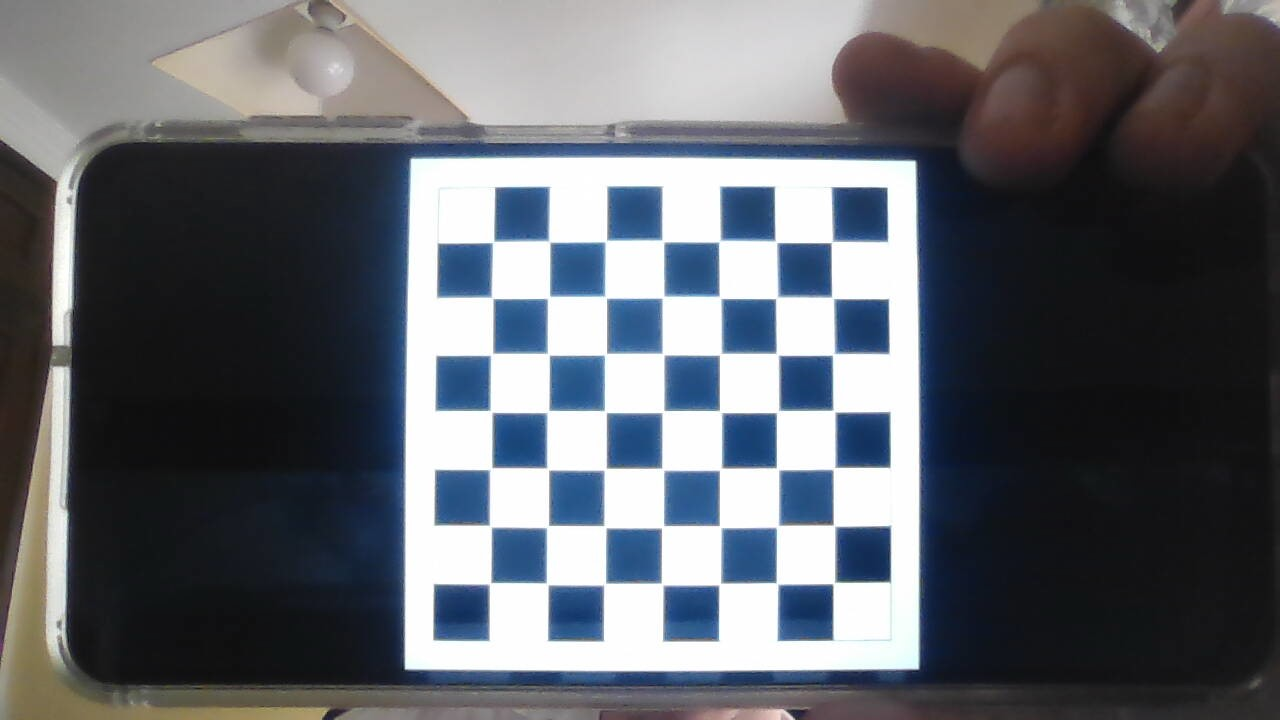
#> input picture project/imgs/calibration_3/WIN_20220608_17_03_26_Pro.jpg, 1280 x 720 px
$ python image_augmentation.py
#> lines starting #> are read from the running program, lines starting #| are printed output that depends on the picture; after the words box and inside, x2 and y2 are one past the last pixel; in counts of white or black regions, pixels touching at a corner belong together
### project/camera_calibration.py
import cv2
import numpy as np
import glob


def calibrate_camera(w,h,criteria,imgs_path,show_imgs=False):

    # Vector que vai guardar pontos 3D em espaço mundo real para cada imagem de xadrez
#> called with w = 7, h = 7, criteria = (3, 30, 0.001), imgs_path = './imgs/calibration_3/*.jpg', show_imgs = False
    objpoints = []
    # Vector que vai guardar pontos 2D em espaço imagem para cada imagem de xadrez
    imgpoints = []

    #definir coordenadas do mundo para pontos 3D
    objp = np.zeros((w*h,3), np.float32)
    objp[:,:2] = np.mgrid[0:h, 0:w].T.reshape(-1, 2)

    images = glob.glob(imgs_path)
    for img_name in images:
        img = cv2.imread(img_name)
#> img is the input picture: shape (720, 1280, 3); mean B, G, R 108.5, 102.1, 98.6
        #converter para grayscale
        gray_img = cv2.cvtColor(img,cv2.COLOR_BGR2GRAY)
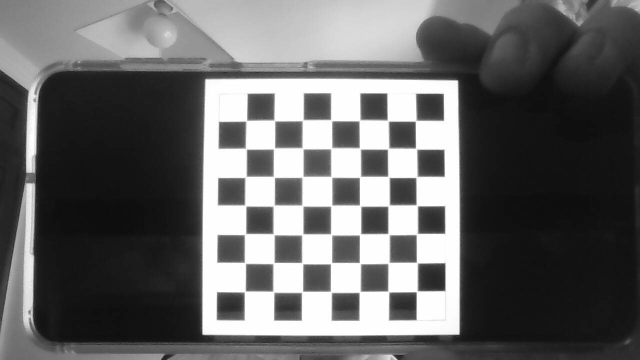
#> gray_img: shape (720, 1280) (shown at 1/2 size); min 13, max 255, mean 101.7
        #Encontrar cantos do xadrez
        ret, corners = cv2.findChessboardCorners(gray_img, (w,h), cv2.CALIB_CB_ADAPTIVE_THRESH + cv2.CALIB_CB_FAST_CHECK + cv2.CALIB_CB_NORMALIZE_IMAGE)
#> ret = True; corners = 49 rows, first 8: [492.1, 242.9], [550.3, 242.6], [604.4, 242.2], [661.6, 239.4], [718.5, 239.5], [777.4, 242.8], [830.9, 242.9], [491.3, 297.1]
        #ret é igual a true se o numero de cantos encontrados for o desejado
        #apos detecao dos cantos, fazer a melhoria dos cantos
        if ret==True:
            objpoints.append(objp)
            #Redefinir os cantos do xadrez
            corners_refined = cv2.cornerSubPix(gray_img, corners, (11,11),(-1,-1), criteria)
#> corners_refined = 49 rows, first 8: [493.1, 241.9], [549.2, 241.5], [605.9, 241], [662.8, 241], [719.5, 241.3], [775.9, 241.8], [831.7, 242.1], [492.2, 297.8]
            #adicionar corners
            imgpoints.append(corners_refined)
            #desenhar os cantos no xadrez
            img = cv2.drawChessboardCorners(img, (w,h), corners_refined, ret)
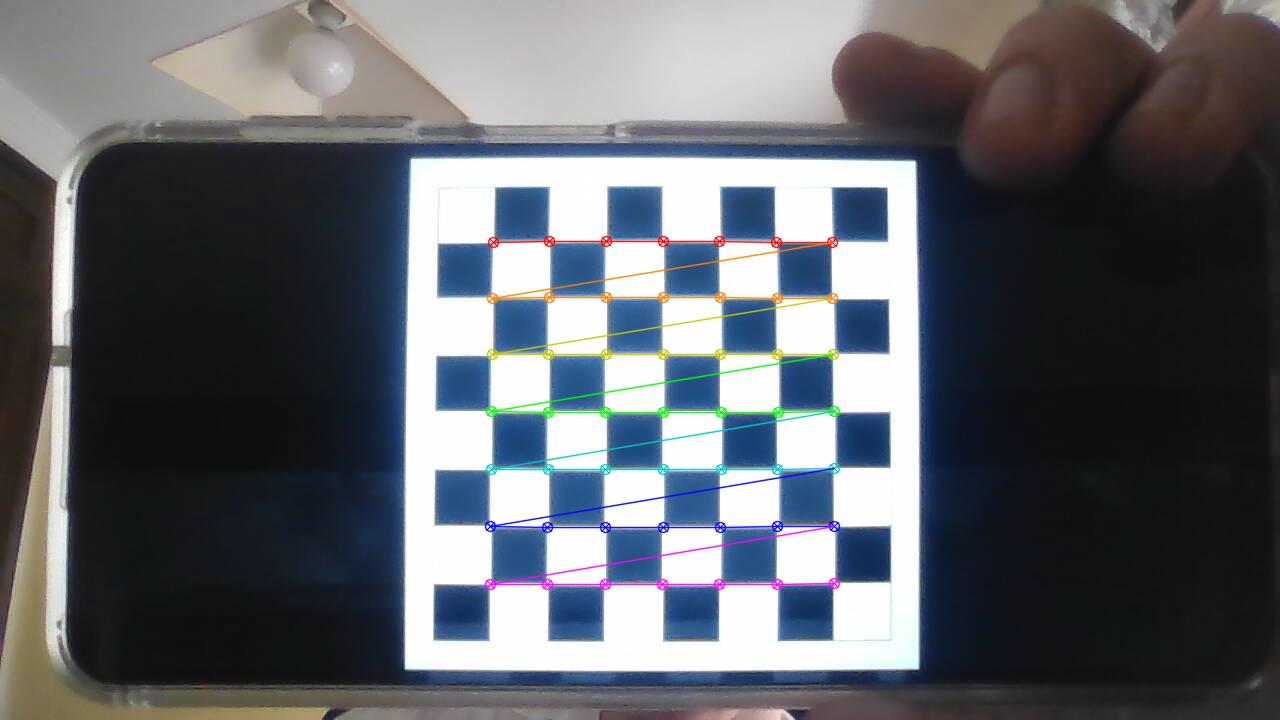
#> img: shape (720, 1280, 3); 1.88% of pixels changed, all inside (x1, y1, x2, y2) = (484, 235, 841, 591)
#> pass 2 of the loop in calibrate_camera, `for img_name in images:`:
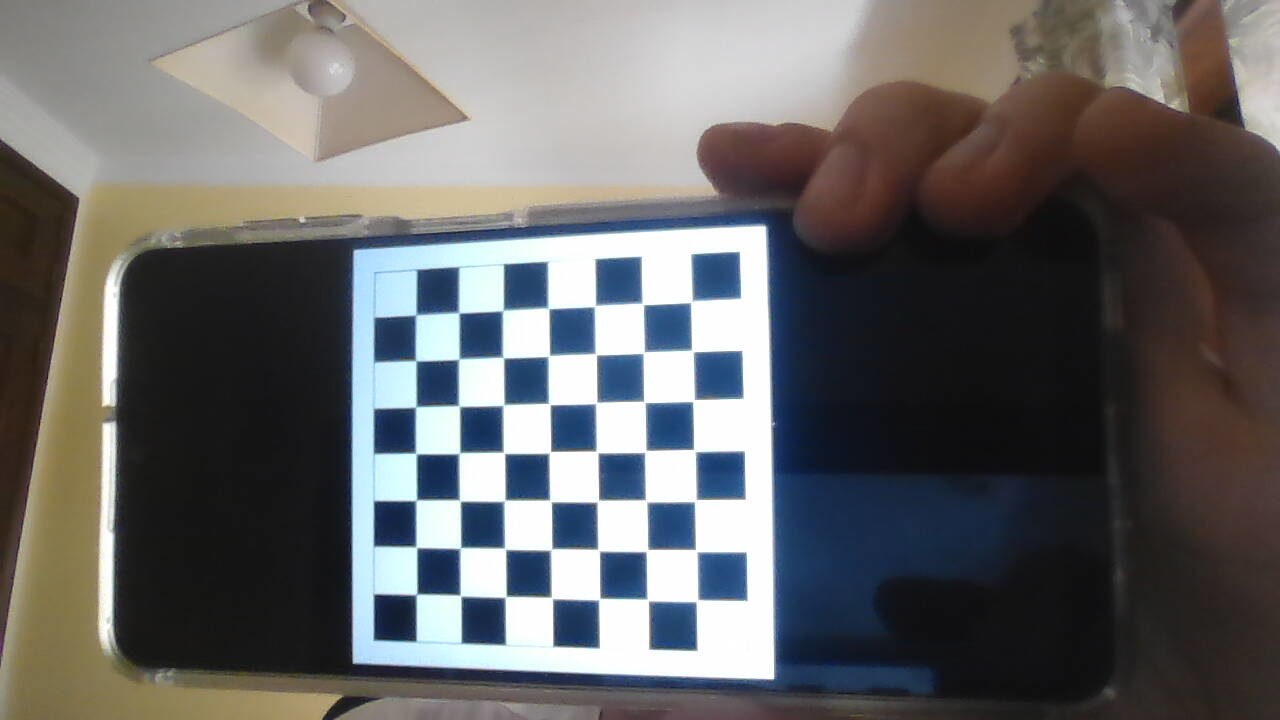
#> input picture project/imgs/calibration_3/WIN_20220608_17_03_28_Pro.jpg, 1280 x 720 px
#> in calibrate_camera, img is the input picture: shape (720, 1280, 3); mean B, G, R 102.9, 102.5, 102.8
#> in calibrate_camera, `gray_img = cv2.cvtColor(img,cv2.COLOR_BGR2GRAY)`:
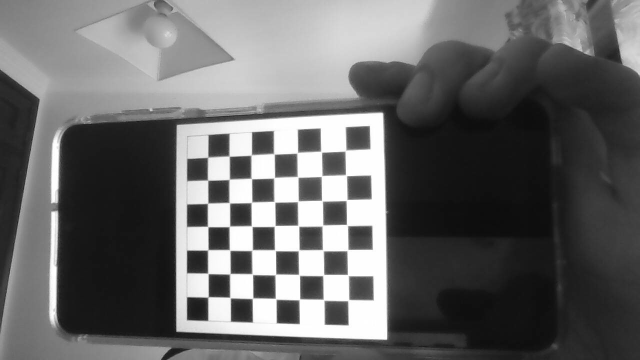
#> gray_img: shape (720, 1280) (shown at 1/2 size); min 4, max 255, mean 102.6
#> in calibrate_camera, `ret, corners = cv2.findChessboardCorners(gray_img, (w,h), cv2.CALIB_CB..`: corners = 49 rows, first 8: [690.2, 302.9], [691.2, 349.3], [694.7, 399.3], [695.8, 452], [694, 502], [697.4, 551.9], [698.4, 599.2], [641.5, 303.1]
#> corners_refined = 49 rows, first 8: [691.3, 301.7], [692.4, 351], [693.4, 400.6], [694.5, 450.6], [695.3, 500.7], [696.2, 550.6], [696.9, 600.6], [642.8, 304]
#> in calibrate_camera, `img = cv2.drawChessboardCorners(img, (w,h), corners_refined, ret)`:
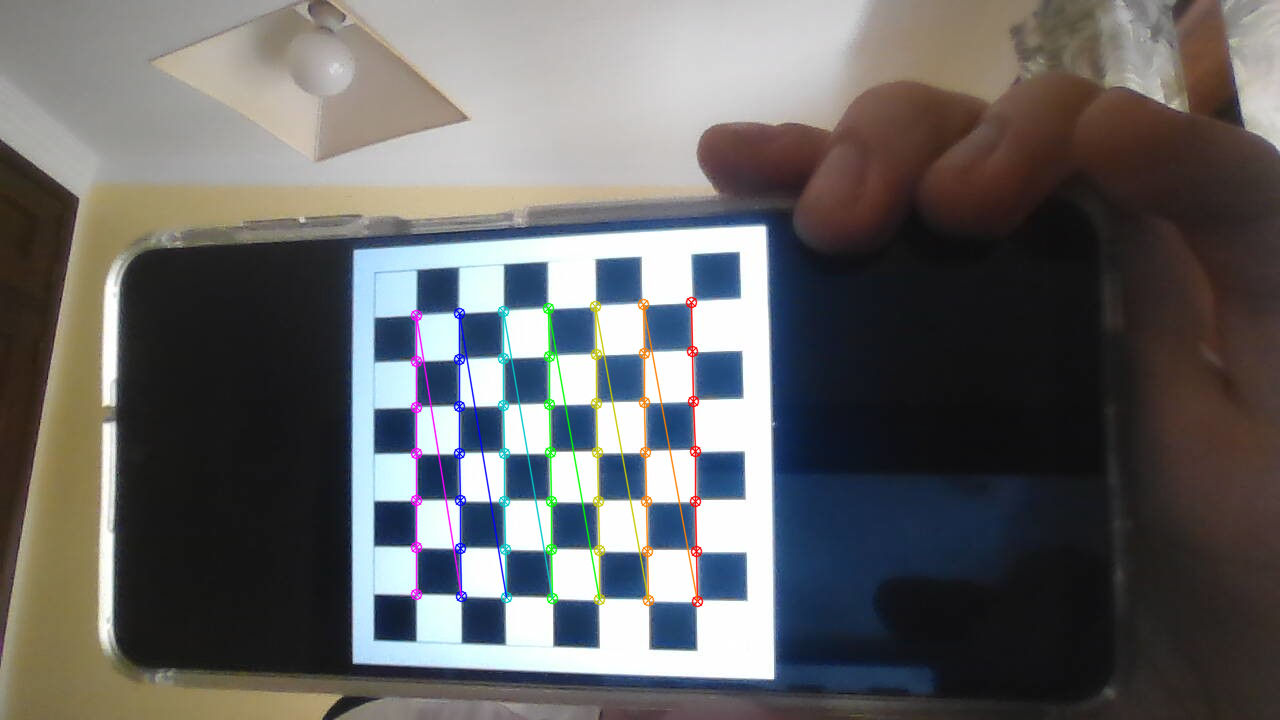
#> img: shape (720, 1280, 3); 1.65% of pixels changed, all inside (x1, y1, x2, y2) = (410, 296, 704, 608)
            # [5 lines of commented-out code are left out]


    return objpoints,imgpoints,gray_img


def do_undistortion(img, mtx,dist):
    #read image
    #img = cv2.imread(img_path)
    h,  w = img.shape[:2]
    # refine the camera matrix based on a free scaling parameter
    newcameramtx, roi = cv2.getOptimalNewCameraMatrix(mtx, dist, (w,h), 1, (w,h))

    # undistort
    undistort_img = cv2.undistort(img, mtx, dist, None, newcameramtx)
    # crop the image
    x, y, w, h = roi
    #undistort_img = undistort_img[y:y+h, x:x+w]
    #cv2.imwrite('calibresult.png', undistort_img)
    return undistort_img


# [8 lines left out: function get_re_projection_error, not called in this run]


'''
#termination criteria
criteria = (cv2.TERM_CRITERIA_EPS + cv2.TERM_CRITERIA_MAX_ITER, 30, 0.001)

objpoints,imgpoints,gray_img = calibrate_camera(7,7,criteria,'./imgs/calibration_3/*.jpg',show_imgs=True)
#realizar camera calibration passando os valores do objpoints (pontos 3D)
#e as coordenadas de pixeis correspondentes dos cantos detetatos
ret, mtx, dist, rvecs, tvecs = cv2.calibrateCamera(objpoints, imgpoints, gray_img.shape[::-1], None, None)

#img_2_path = './imgs/WIN_20220530_14_19_27_Pro.jpg'
#img_undist = do_undistortion(img_2_path, mtx,dist)

get_re_projection_error(objpoints,imgpoints,rvecs,tvecs,mtx,dist)

'''

### project/detection_pose_camera.py
import cv2
import numpy as np
from camera_calibration import calibrate_camera,do_undistortion

#funcao cria um marcador aruco com parametros especificos
# [8 lines left out: function create_marker, not called in this run]


#funcao para detetar marcadores em imagens
def detect_markers(dic_type, img, draw_box=False):
    #trasnformar imagem para grayscale
    #img = cv2.imread(img_path)
    gray = cv2.cvtColor(img, cv2.COLOR_BGR2GRAY)
    #obter o dicionario aruco
    dic = cv2.aruco.Dictionary_get(dic_type)
    #inicializar  os parametros do detetor
    params = cv2.aruco.DetectorParameters_create()
    #detetar os marcadores na imagem
    corners, ids, rejected = cv2.aruco.detectMarkers(gray, dic, parameters = params)
    print(ids)
    #desenhar bounding box no marcador
    if draw_box:
        img = cv2.aruco.drawDetectedMarkers(img, corners,ids)

        #cv2.imwrite('cona.png', img)

    return corners,ids,img


'''

dic_type = cv2.aruco.DICT_4X4_50
create_marker(dic_type,10,200,1, "marker_6.png")

marker_size=4
total_markers=50
img ="teste.png"

criteria = (cv2.TERM_CRITERIA_EPS + cv2.TERM_CRITERIA_MAX_ITER, 30, 0.001)

objpoints,imgpoints,gray_img = calibrate_camera(7,7,criteria,'./imgs/calibration_3/*.jpg')
ret, mtx, dist, rvecs, tvecs = cv2.calibrateCamera(objpoints, imgpoints, gray_img.shape[::-1], None, None)


cap = cv2.VideoCapture(0)
while True:
    success, img = cap.read()
    img = do_undistortion(img, mtx,dist)
    c,d =  detect_markers(dic_type,img,draw_box=True)
    cv2.imshow('img',img)
    k = cv2.waitKey(30) & 0xff
    if k == 27:
        break
cap.release()
cv2.destroyAllWindows()

'''

### project/image_augmentation.py
import cv2
from matplotlib.pyplot import draw
import numpy as np
from camera_calibration import calibrate_camera,do_undistortion
from detection_pose_camera import detect_markers

# [126 lines left out: functions warp_image, render_image, render_cubes, render_piramids, not called in this run]


#definir tipo de dicionario do marcador
dic_type = cv2.aruco.DICT_4X4_50

#termination criteria
criteria = (cv2.TERM_CRITERIA_EPS + cv2.TERM_CRITERIA_MAX_ITER, 30, 0.001)

objpoints,imgpoints,gray_img = calibrate_camera(7,7,criteria,'./imgs/calibration_3/*.jpg')
#> objpoints = 3 items; imgpoints = 3 items
ret, mtx, dist, rvecs, tvecs = cv2.calibrateCamera(objpoints, imgpoints, gray_img.shape[::-1], None, None)
#> ret = 0.189; mtx = [[909.1, 0, 628.4], [0, 907.1, 360], [0, 0, 1]]; dist = [[-0.301, 1.69, 0.00248, -0.0063, -4.99]]; rvecs = ([-0.0546, 0.0212, 0.000995], [0.103, 0.22, 1.54], [-0.0343, 0.241, 3.09]); tvecs = ([-2.39, -2.1, 15.96], [1.27, -1.18, 18.29], [2.83, 3.93, 16.23])

#iniciar captura de video
cap = cv2.VideoCapture(0)

#ler imagens
imgAug_cat = cv2.imread('./imgs/cat.jpg')
imgAug_cube_1 = cv2.imread('./imgs/cube2.jpg')
imgAug_cube_2 = cv2.imread('./imgs/cube5.jpg')
imgAug_cube_3 = cv2.imread('./imgs/cube4.jpg')

while True:
    success, img = cap.read()
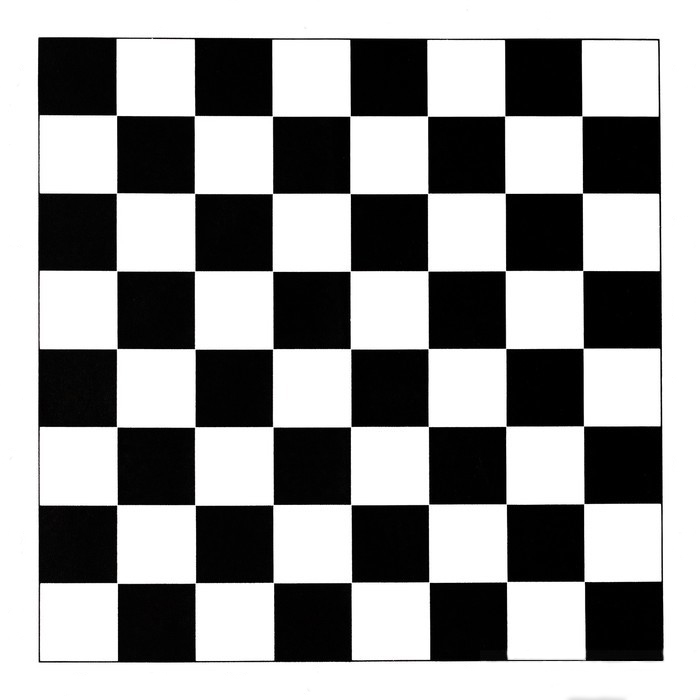
#> input picture project/xadrez.jpg, 700 x 700 px, given in place of the camera
#> img is the input picture: shape (700, 700, 3); mean B, G, R 154.9, 154.9, 154.9
    #img_undist = img
    img = do_undistortion(img, mtx,dist)
#> in do_undistortion, `newcameramtx, roi = cv2.getOptimalNewCameraMatrix(mtx, dist, (w,h), 1,..`: newcameramtx = [[904.8, 0, 625.4], [0, 791.1, 335.6], [0, 0, 1]]; roi = (0, 22, 696, 610)
#> in do_undistortion, `undistort_img = cv2.undistort(img, mtx, dist, None, newcameramtx)`:
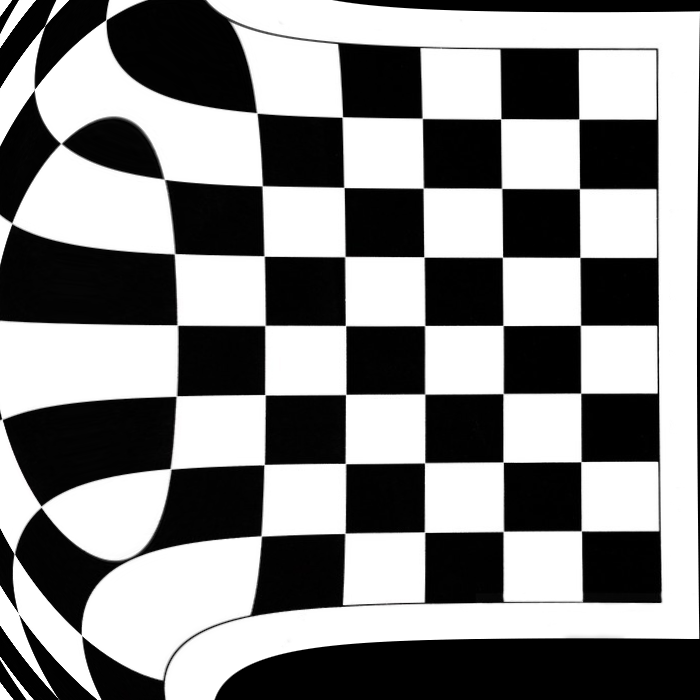
#> undistort_img: shape (700, 700, 3); mean B, G, R 137.5, 137.4, 137.5
#> in do_undistortion, `x, y, w, h = roi`: x = 0; y = 22; w = 696; h = 610
    markers,ids, img = detect_markers(dic_type, img, draw_box=True)
#> in detect_markers, `corners, ids, rejected = cv2.aruco.detectMarkers(gray, dic, parameters..`: corners = (); ids = None; rejected = 26 items
#| None
#> markers = ()

    # loop through all the markers and augment each one
    if len(markers)!=0:
        for bbox, id in zip(markers,ids):
            #img = warp_image(bbox, id, img, imgAug)

            #consoante o id do marcador, dar load de um cubo diferente
            if (id==5):
                #img = render_cubes(bbox, mtx, dist, img,imgAug_cube_1)
                img = render_cubes(bbox, mtx, dist, img,imgAug_cube_1)
            elif (id==6):
                #img = render_cubes(bbox, mtx, dist, img,imgAug_cube_2)
                img = render_cubes(bbox, mtx, dist, img,imgAug_cube_2,drawLine=True)
            elif (id==7):

                #img = render_cubes(bbox, mtx, dist, img,imgAug_cube_3)
                img = render_piramids(bbox, mtx, dist, img)

    cv2.imshow('img',img)
    k = cv2.waitKey(30) & 0xff
#> (key Esc is pressed here)
    if k == 27:
        break
cap.release()
cv2.destroyAllWindows()
